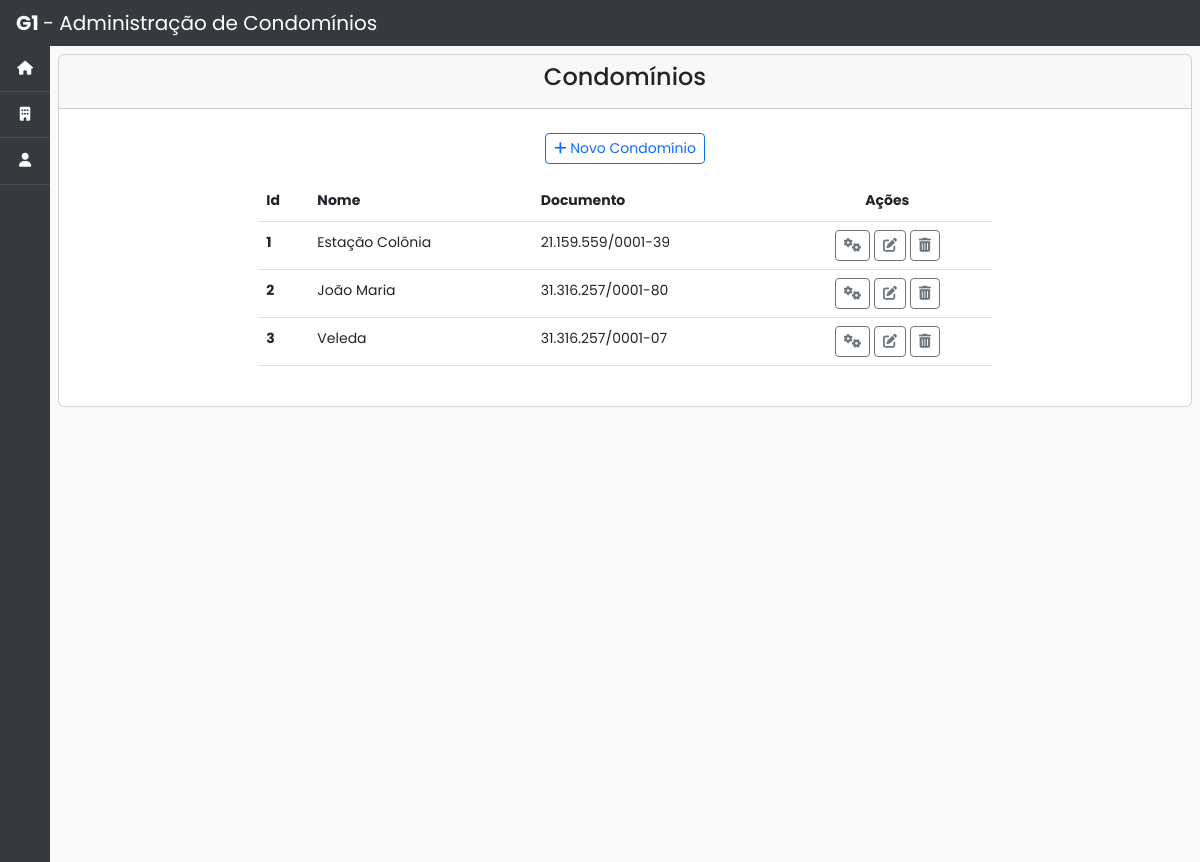
Page /condominios/ on the committed database.
### condominio/models.py (models this page shows, shortened)
class Condominio(models.Model):
    nome = models.CharField(max_length=200)
    documento = models.CharField('CNPJ', max_length=20)
    cep = models.CharField('CEP', max_length=10)
    endereco = models.CharField('Endereço', max_length=50)
    numero = models.CharField('Número', max_length=10)
    bairro = models.CharField(max_length=50)
    cidade = models.CharField(max_length=50)
    estado = models.CharField(max_length=50)
    pais = models.CharField('País', max_length=50)
    area_comum = models.CharField('área comum', max_length=50, blank=True, null=True)
    area_privativa = models.CharField('área privativa', max_length=50, blank=True, null=True)
    area_total = models.CharField('área total', max_length=50, blank=True, null=True)
    dia_vencimento_boleto = models.CharField('Dia de vencimento da fatura', max_length=2)
    status = models.BooleanField(default=True, blank=True, null=True)
    data_inicio_contrato = models.DateTimeField(blank=True, null=True)
    data_fim_contrato = models.DateTimeField(blank=True, null=True)
    created_at = models.DateTimeField(auto_now_add=True)
    updated_at = models.DateTimeField(auto_now=True)

### condominio/views.py (the view)
# urls.py: path('', views.CondominioList.as_view(), name='list'),
class CondominioList(ListView):
    model = Condominio
    queryset = Condominio.objects.all()

### condominio/templates/condominio/condominio_list.html (shortened to what this page needs)
{% extends 'base.html' %}
{% block content %}
  <div class="">
    <div class="card">
      <div class="card-header text-center">
        <h4>Condomínios</h4>
      </div>
      <div class="card-body">
        <div class="col-8 m-auto pt-2 pb-2 text-center" >
          <a href="{% url 'condominio:create'%}" class="btn btn-outline-primary btn-sm"> <span class="fas fa-plus"></span> Novo Condomínio</a>
        </div>
        <div class="col-8 m-auto pt-2 pb-2">
          <table class="table">
            <thead class="thead-dark">
              <tr>
                <th scope="col">Id</th>
                <th scope="col">Nome</th>
                <th scope="col">Documento</th>
                <th scope="col" style="text-align: center">Ações</th>
              </tr>
            </thead>
            <tbody>
              {% for condominio in object_list %}
              <tr>
                <th scope="row">{{condominio.id}}</th>
                <td>{{condominio.nome}}</td>
                <td>{{condominio.documento}}</td>
                <td style="text-align: center">
                  <a href=" {% url 'condominio:gestao' condominio_id=condominio.id %}" class="btn btn-outline-secondary btn-sm" data-bs-toggle="tooltip" data-bs-placement="top" title="Gerenciar"><i class="fas fa-gears"></i></a>
                  <a href=" {% url 'condominio:update' pk=condominio.id %}" class="btn btn-outline-secondary btn-sm" data-bs-toggle="tooltip" data-bs-placement="top" title="Editar"><i class="fas fa-edit"></i></a>
                  <a href=" {% url 'condominio:delete' pk=condominio.id %}" class="btn btn-outline-secondary btn-sm" data-bs-toggle="tooltip" data-bs-placement="top" title="Remover"><i class="fas fa-trash-alt"></i></a>
                </td>
              </tr>
              {% endfor %}
            </tbody>
          </table>
        </div>
      </div>
    </div>
  </div>
{% endblock %}

### base_static/css/global-style.css (style rules this page uses)
:root { --blue: #007bff; --indigo: #6610f2; --purple: #6f42c1; --pink: #e83e8c; --red: #dc3545; --orange: #fd7e14; --yellow: #ffc107; --green: #28a745; --teal: #20c997; --cyan: #17a2b8; --white: #fff; --gray: #6c757d; --gray-dark: #343a40; --primary: #007bff; --secondary: #6c757d; --success: #28a745; --info: #17a2b8; --warning: #ffc107; --danger: #dc3545; --light: #f8f9fa; --dark: #343a40; --breakpoint-xs: 0; --breakpoint-sm: 576px; --breakpoint-md: 768px; --breakpoint-lg: 992px; --breakpoint-xl: 1200px; --font-family-sans-serif: -apple-system, BlinkMacSystemFont, "Segoe UI", Roboto, "Helvetica Neue", Arial, "Noto Sans", sans-serif, "Apple Color Emoji", "Segoe UI Emoji", "Segoe UI Symbol", "Noto Color Emoji"; --font-family-monospace: SFMono-Regular, Menlo, Monaco, Consolas, "Liberation Mono", "Courier New", monospace; }
html { position: relative; min-height: 100%; font-family: sans-serif; line-height: 1.15; -webkit-text-size-adjust: 100%; -webkit-tap-highlight-color: rgba(0, 0, 0, 0); }
body { margin: 0; font-family: "Poppins", Arial, sans-serif; font-size: 14px; line-height: 1.8; font-weight: normal; background: #fafafa; color: white; }

### rows in the picture
Condominio: id "1", nome "Estação Colônia", documento "21.159.559/0001-39"
Condominio: id "2", nome "João Maria", documento "31.316.257/0001-80"
Condominio: id "3", nome "Veleda", documento "31.316.257/0001-07"
